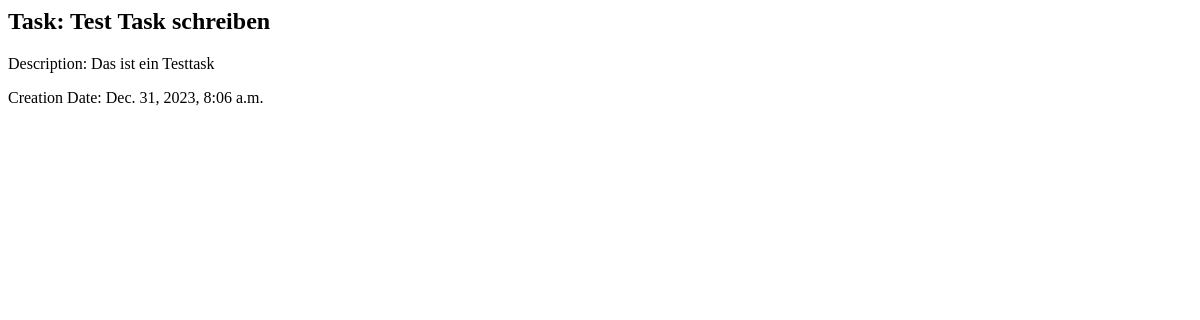
/task/4/ (signed in), run on an earlier commit of the app's database.
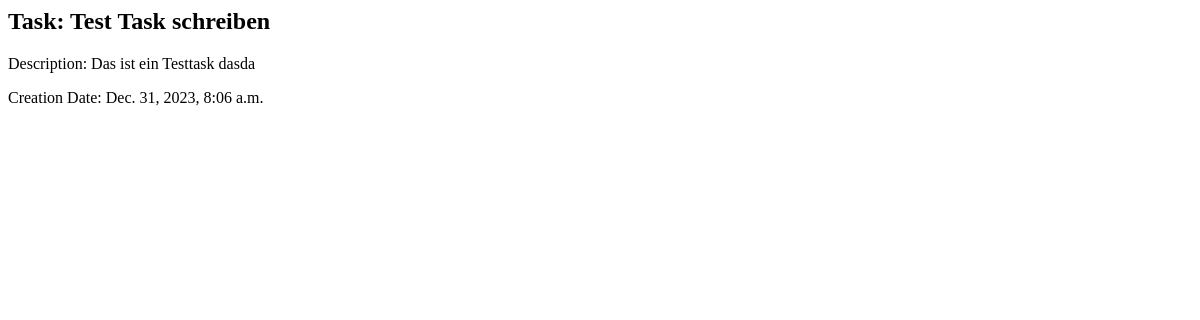
And on a later commit of the database.
### app/models.py (models this page shows, shortened)
class Task(models.Model):
    user = models.ForeignKey(User, on_delete=models.CASCADE, null=True, blank=True)
    title = models.CharField(max_length=200)
    description = models.TextField(null=True, blank=True)
    complete = models.BooleanField(default=False)
    create = models.DateTimeField(auto_now_add=True)
    update = models.DateTimeField(auto_now=True)
    class Meta:
        ordering = ['complete']

### app/views.py (the view)
# urls.py: path('task/<int:pk>/', views.TaskDetail.as_view(), name='task'),
class TaskDetail(LoginRequiredMixin, DetailView):
    model = Task
    context_object_name = 'task'
    template_name = 'app/task.html'

### app/templates/app/task.html
<h2>Task: {{ task.title }}</h2>
<p>Description: {{ task.description }}</p>
<p>Creation Date: {{ task.create }}</p>

What changed in the data, as far as the page shows it:
changed Task "Test Task schreiben": description "Das ist ein Testtask" → "Das ist ein Testtask dasda"
